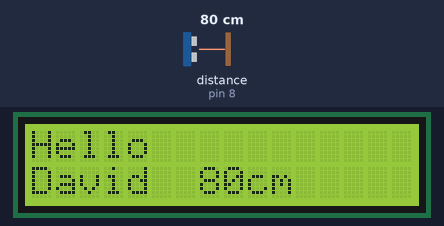
A sketch run on a simulated Arduino Uno, built with avr-gcc and run on an emulated ATmega328P. On the bench: 16×2 character LCD. Wiring (inferred from the names in the program): ultrasonic range finder: trigger pin 7; echo pin 8. The test bench sets the inputs (shaded band); at power-on: distance to the obstacle (sensor on pin 8) 80 cm. The echo pulse lasts 58.3 µs per cm.

Above: at 4.2 s.
4.3 s: distance to the obstacle (sensor on pin 8) set to 2 cm
At 5.5 s:
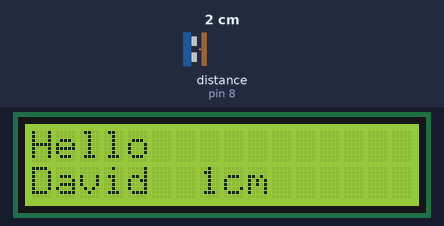
6.5 s: distance to the obstacle (sensor on pin 8) set to 4 cm
At 8.2 s:
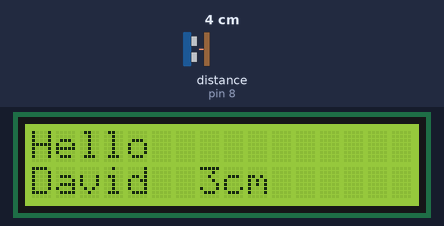
8.5 s: distance to the obstacle (sensor on pin 8) set to 9 cm
At 10.0 s:
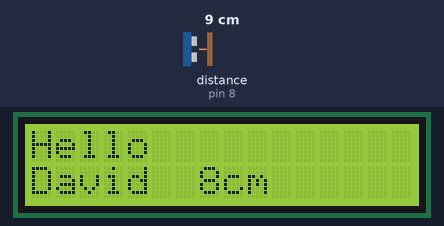
Timing chart, 0 to 11.5 s (numbered marks = the images above; inputs shaded):
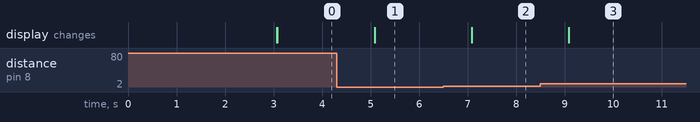

Measured:
- after the input at 4.3 s, the display: changes after 0.78 s (image 1)
- after the input at 6.5 s, the display: changes after 0.58 s (image 2)
- after the input at 8.5 s, the display: changes after 0.59 s (image 3)

The sketch:

lcdscreen.ino
```cpp
#include <LiquidCrystal.h>
//#include <Stats.h>

LiquidCrystal lcd(0,1,2,3,4,5);
//Stats stats(5);
const int trigPin = 7;
const int echoPin = 8;

void setup(){
  lcd.begin(16,2);
  lcd.clear();
  lcd.print("Hello");
  delay(3000);
  lcd.setCursor(0,1);
  lcd.print("David");
  pinMode(trigPin, OUTPUT);
  pinMode(echoPin, INPUT);
  digitalWrite(trigPin, LOW);
  delayMicroseconds(2);

}
void loop(){
  long duration, cm, lastCm;
  cm = 0;
  lastCm = 0;
  //digitalWrite(trigPin, LOW);
  //delayMicroseconds(2);
  digitalWrite(trigPin, HIGH);
  delayMicroseconds(10);
  digitalWrite(trigPin, LOW);
  duration = pulseIn(echoPin, HIGH);
  cm = microsecondsToCentimeters(duration);
  //cm = stats.medianFive(cm);
  if (cm != lastCm){
    lcd.setCursor(7,3);
    lcd.print(cm);
    lcd.print("cm   ");
    lastCm = cm;
  }

  delay(1000);
}

long microsecondsToCentimeters(long microseconds)
{
  // The speed of sound is 340 m/s or 29 microseconds per centimeter.
  // The ping travels out and back, so to find the distance of the
  // object we take half of the distance travelled.
  return microseconds / 29 / 2;
}
```
